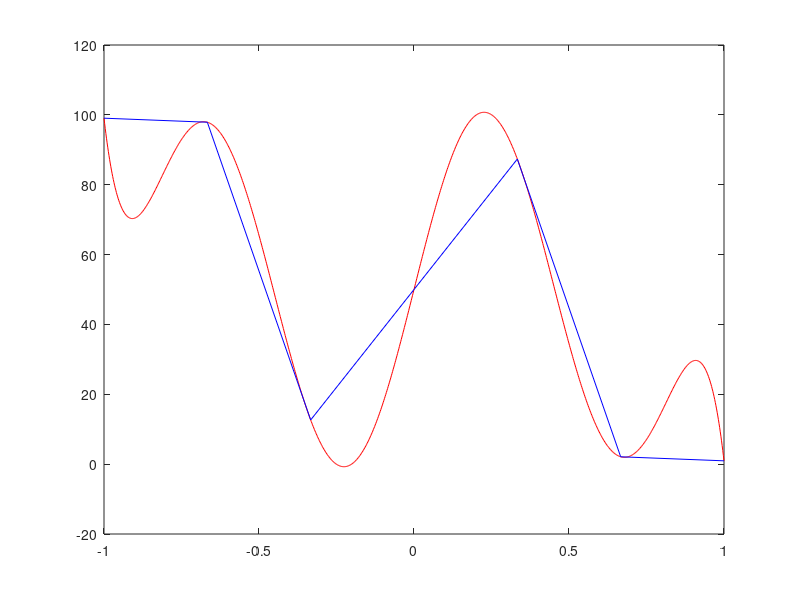

Write the MATLAB code that produced this figure.
clear
close all
clc

x=linspace(1,2,25);
y=log(x);
z=linspace(1,2,1000);
s=spline(x,y,z);

err=norm(log(z)-s,inf)/norm(log(z),inf)

clear
close all
clc

x=linspace(0,2*pi);
z=linspace(0,2*pi,8);
y=3.*z.*cos(z).*sin(z);
c=polyfit(z,y,7);
val=polyval(c,pi/2)

clear
close all
clc

x=linspace(0,pi,5);
y=sin(x);
c=polyfit(x,y,4);
z=polyval(c,pi/8)

clear
close all
clc

x=linspace(-1,1,1000);
y=3*x.*exp(4*x.^2).*cos(2*pi*x/3)+50*(1+sin(7*x));

xi=linspace(-1,1,7)
yi=3*xi.*exp(4*xi.^2).*cos(2*pi*xi/3)+50*(1+sin(7*xi))
c=polyfit(xi,yi,6)
z=polyval(c,xi)

plot(x,y,'r',xi,z,'b')

clear
close all
clc

x=[0.0, 0.5, 1.0, 1.5, 2.0];
y=(sin(x)-(x+1).^2)./(x.^2+3);
s=spline(x,y,1.97)

clear
close all
clc

x=linspace(0,1,1000);
y=atan(x.*(x+1));
xi=linspace(0,1,8);
yi=atan(xi.*(xi+1));
c=polyfit(xi,yi,7);
z1=polyval(c,0.5);
z2=polyval(c,0.7);
err1=atan(0.5*(0.5+1))-z1
err2=atan(0.7*(0.7+1))-z2

clear
close all
clc

x=linspace(-1,1,100);
y=exp(x)./(x.^2+1);
xi=linspace(-1,1,7);
yi=exp(xi)./(xi.^2+1);
c=polyfit(xi,yi,6);
p=polyval(c,xi);
z=polyval(c,x);
err=norm(y-z,inf)

clear
close all
clc

x=[-5,4,5,11];
y=[6,2,4,10];
s=spline(x,[10 y 4], sqrt(1.8))

clear
close all
clc

xi=linspace(0,2*pi,4);
yi=cos(xi);
c=polyfit(xi,yi,3);
p=polyval(c,pi/8)

clear
close all
clc
%SPLINE CUBICA VINCOLATA
n=25;
f=@(x) x.^3.*cos(x);
x=linspace(0,1,n);
y=f(x);
d=@(x) 3.*x.^2.*cos(x)-x.^3.*sin(x);
z=linspace(0,1,1000);
s=spline(x,[d(0) y d(1)],z);
err=max(abs(f(z)-s));

clear
close all
clc